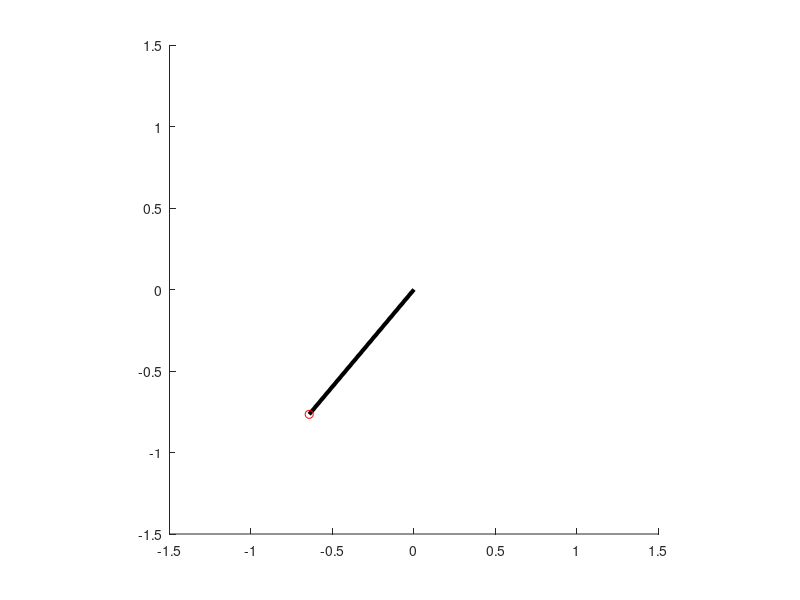

MATLAB code for this plot:
close all
clear all
clc

A= 2.3;
gamma = 0.2;
w = 1;
%W = 0.5;
W = w*sqrt(1-2*gamma.^2);

f = @(t,Y) [Y(2); -w.^2*sin(Y(1)) - gamma*Y(2) + A*cos(W*t)];

t_range = [0, 1000];
%t_range = 0:10*pi:5000*pi;
%in_cond = [0 0; 1.8 2.5];
in_cond = [0;1.801];
dom = [-pi, 3*pi; -3, 3];
margin = 0.5;
subs = [30, 15];

xdom = linspace(dom(1,1), dom(1,2), subs(1));
ydom = linspace(dom(2,1), dom(2,2), subs(2));

[X, Y] = meshgrid(xdom, ydom);

U = Y;
V = -sin(X) - 0.2*Y;

fig_1 = figure(1);
axis equal;
hold on;
axis([-1.5 1.5 -1.5 1.5]);

%axis([dom(1, 1)-margin dom(1,2)+margin dom(2, 1)-margin dom(2,2)+margin]);

[ts, ys] = ode45(f, t_range, in_cond);

for ii = 1:length(ts)
    cla;
    plot([0 sin(ys(ii, 1))], [0 -cos(ys(ii, 1))], 'k', 'LineWidth', 3);
    plot(sin(ys(ii, 1)), -cos(ys(ii, 1)), 'ro');
    pause(0.05);
end


%plot(ys(:,1), ys(:,2), 'Color', [0.5, 0, 0]);
%scatter(ys(:,1), ys(:,2), 10, '.', 'MarkerFaceColor', [0.5, 0, 0], ...
%    'MarkerEdgeColor', [0.5, 0, 0]);
%figure();
%diff = ys(2:end, :) - ys(1:end-1, :);
%q = diff(2:end, :) ./ diff(1:end-1, :);
%plot(q(10:end-1,1), q(10:end-1,2));
%plot(diff(10:end-1,1), diff(10:end-1,2));
%plot(ys(10:end-1,1), ys(10:end-1,2));
%plot(q);